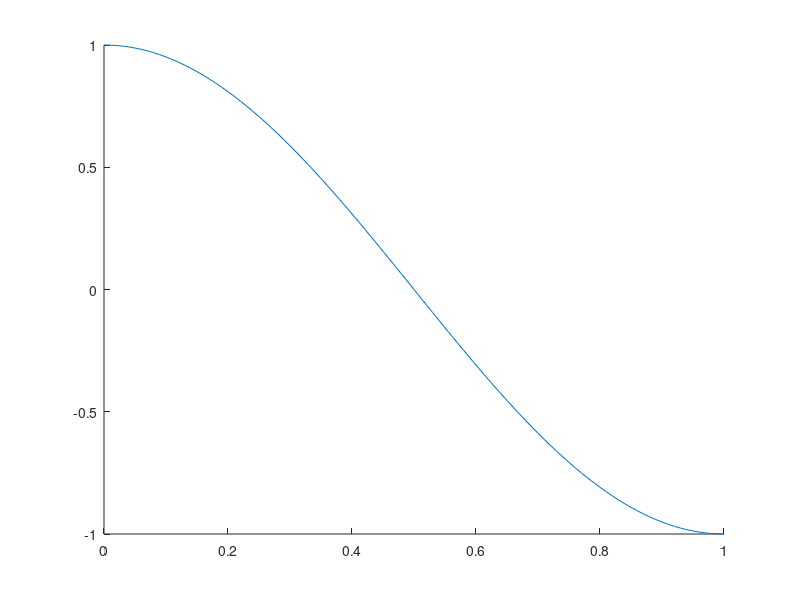

This figure's MATLAB source: (Note: this script raises an error after producing the figure.)
clc
clear all

t=(0:.01:1)';

y=[t cos(pi*t) [0; ones(length(t)-2,1);0] -pi*sin(pi*t)];

o10=ones(10,1);
y=[o10*y(1,:)
    y;
    o10*y(end,:)];
    
t=[.01*(-10:-1)'; t; 1+.01*(1:10)'];

figure(1)
clf
hold on
plot(y(:,1),y(:,2))

findLumps(t,y,length(t),0,10,2)
